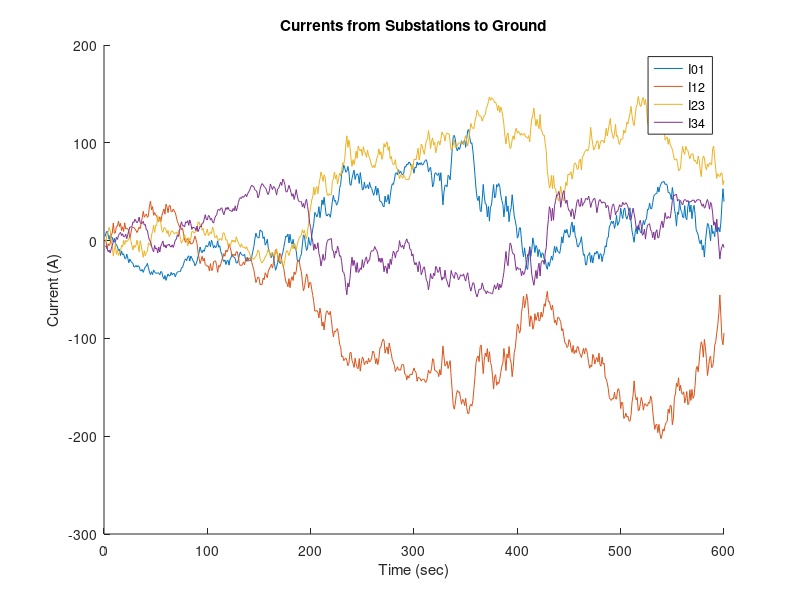
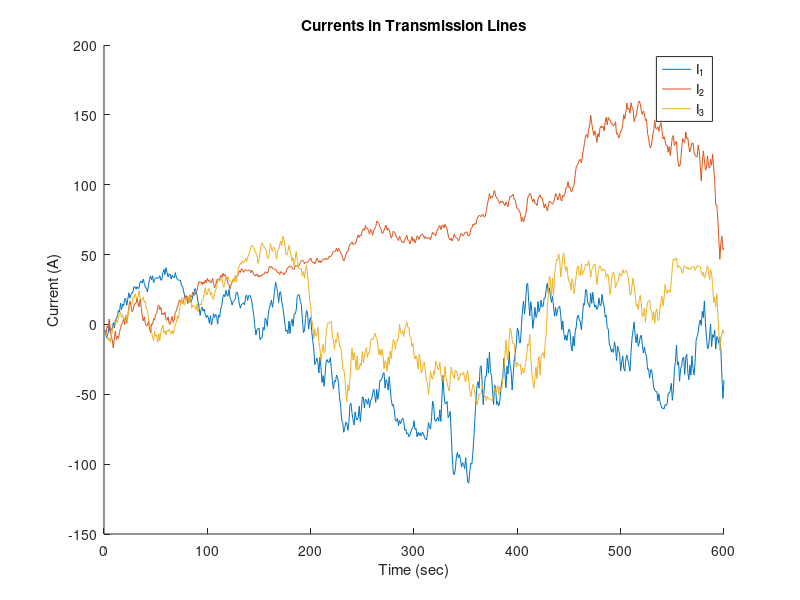

Write MATLAB code to recreate these figures, in order.
%Initialize Electrical grid
r01=.3;
r12=r01;
r23=r01;
r34=.5;
 
r1=5;
r2=5;
r3=8;
 
r=[r01+r1+r12, -r12, 0;-r12,r12+r2+r23,-r23;0,-r23,r23+r3+r23];
 
%Initialize Geoelectric field
minutes=10;
GICpts=10*60;
I=zeros(3,GICpts);
I_2_ground=zeros(4,GICpts);
min=0;
max=15;
magnitude(1,1)=(max-min)*rand(1,1)*100;
magnitude(2,1)=magnitude(1,1)+.05*(-1+2*rand(1,1))*magnitude(1,1);
magnitude(3,1)=magnitude(2,1)+.05*(-1+2*rand(1,1))*magnitude(2,1);
for i=2:GICpts
    magnitude(:,i)=magnitude(:,i-1)+.05*(-1+2*rand(3,1)).*magnitude(:,i-1);
end
angle(1,1)=(2*pi)*rand(1,1);
angle(2,1)=angle(1,1)+.05*(-1+2*rand(1,1))*angle(1,1);
angle(3,1)=angle(2,1)+.05*(-1+2*rand(1,1))*angle(1,1);
for i=2:GICpts
    angle(:,i)=angle(:,i-1)+.05*(-1+2*rand(3,1)).*angle(:,i-1);
end
effect=magnitude.*sin(angle);
for i=1:GICpts
    I(:,i)=r\effect(:,i);
    I_2_ground(:,i)=[-I(1,i);I(1,i)-I(2,i);I(2,i)-I(3,i);I(3,i)];
end
%More plots for visualization, not used in analysis
%{
figure
names={'I01';'I12';'I23';'I34';'I_1';'I_2';'I_3'};
for i=1:7
    if i<=4 
        name=sprintf('Current to Ground for %s',names{i});
        subplot(2,4,i)
        plot(I_2_ground(i,:))
        title(name)
        xlabel('Time (sec)')
        ylabel('Current (A)')
    end
    if i>4
        name2=sprintf('Current for %s',names{i});
        subplot(2,4,i)
        plot(I(i-4,:))
        title(name2)
        xlabel('Time (sec)')
        ylabel('Current (A)')
    end
end
%}
figure
title('Currents from Substations to Ground')
xlabel('Time (sec)')
ylabel('Current (A)')
hold on
for i=1:4
    plot(I_2_ground(i,:))
end
legend('I01','I12','I23','I34')
hold off
figure
title('Currents in Transmission Lines')
xlabel('Time (sec)')
ylabel('Current (A)')
hold on
for i=1:3
    plot(I(i,:))
end
legend('I_1','I_2','I_3')
hold off

